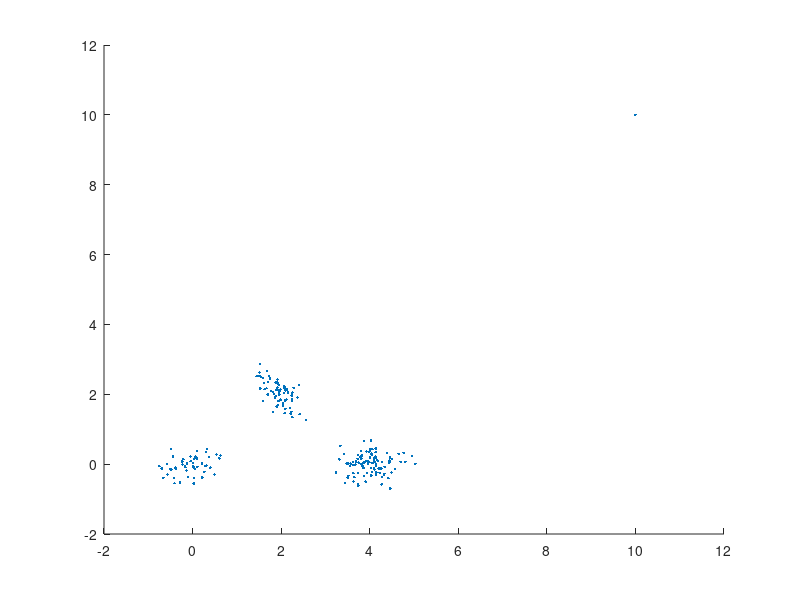

Write the MATLAB code that produced this figure. (Note: this script raises an error after producing the figure.)
% SUMMARY:  This is a simple demo for using Gmm
% AUTHOR:   QIUQIANG KONG
% Created:  2015.09.20
% Modified: 2015.11.17 Add annoatations
%           2015.12.18 Add usage of Gmmpdf
%           2016.06.27 Annotate Some lines
% ===========================================================
function test_gmm
close all
addpath('voicebox');    % need kmeans in voicebox

% use pesudo ranodm
% rng(0)

% generate data
X = GenerateData1();
scatter(X(:,1), X(:,2), '.'); axis([-2 12 -2 12]); hold on

% run gmm
mix_num = 6;
% [prior, mu, Sigma, loglik] = Gmm(X, mix_num);     % detail usage is below
[prior, mu, Sigma, loglik] = Gmm(X, mix_num, 'cov_type', 'diag', 'cov_thresh', 1e-4, 'restart_num', 1, 'iter_num', 100);

% calculate probability using gmm
probs = Gmmpdf(X, prior, mu, Sigma);

% plot gaussians
for m = 1:mix_num
    error_ellipse(Sigma(:,:,m), mu(:,m), 'style', 'r'), hold on
end
end

% generate data
function X = GenerateData1()
X1 = mvnrnd([0,0], [0.5, 0.2; 0.2, 0.3]/4, 50);
X2 = mvnrnd([2,2], [0.3, -0.2; -0.2, 0.5]/4, 70);
X3 = mvnrnd([4,0], [0.5, 0; 0, 0.3]/4, 100);
X4 = [10,10;];
X = [X1; X2; X3; X4];
end
